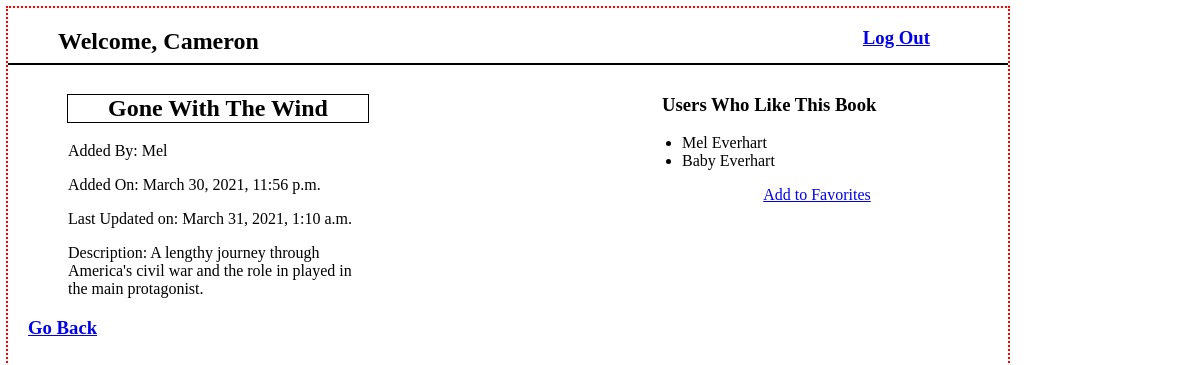
The app's page /books/3 (signed in) with its own data.
### userbookapp/models.py (models this page shows, shortened)
class User(models.Model):
    fname = models.CharField(max_length=25)
    lname = models.CharField(max_length=30)
    email = models.EmailField()
    password = models.CharField(max_length=50)
    created_at = models.DateTimeField(auto_now_add=True)
    updated_at = models.DateTimeField(auto_now=True)
    objects = UserManager()

class Book(models.Model):
    title = models.CharField(max_length=100)
    desc = models.TextField()
    created_at = models.DateTimeField(auto_now_add=True)
    updated_at = models.DateTimeField(auto_now=True)
    uploaded_by = models.ForeignKey(User, related_name="books_uploaded", on_delete=models.CASCADE)
    users_who_fav = models.ManyToManyField(User, related_name="fav_books")
    objects = BookManager()

### userbookapp/views.py (the view)
# urls.py: path('books/<int:book_id>', views.bookInfo),
def bookInfo(request, book_id):
    context = {
        'book': Book.objects.get(id=book_id),
        'this_user': User.objects.get(id=request.session['user_id'])
    }
    return render(request, "bookinfo.html", context)

### userbookapp/templates/bookinfo.html (shortened to what this page needs)
<!DOCTYPE html>
<html lang="en">
<head>
    {% load static %}
    <link rel="stylesheet" href={% static 'css/bookinfostyles.css' %}>
</head>
<body>
    <div id="container">
        <div class="header">
            <h2>Welcome, {{request.session.name}}</h2>
            <h3><a href="/logout">Log Out</a></h3>
        </div>
        <div class="book_info">
            <h2>{{book.title}}</h2>
            <p>Added By: {{book.uploaded_by.fname}}</p>
            <p>Added On: {{book.created_at}}</p>
            <p>Last Updated on: {{book.updated_at}}</p>
            {% if book.uploaded_by.id == this_user.id  %}
                <form action="/books/{{book.id}}/edit" method="post">
                {% csrf_token %}
                    <label for="editdesc">Description</label>
                    <textarea name="editdesc" id="editdesc" cols="30" rows="5">{{book.desc}}</textarea>
                    <input type="submit" value="Update">
                    <button><a href="/books/{{book.id}}/delete">Delete</a></button>
                </form>
            {% else %}
                <p>Description: {{book.desc}}</p>
            {% endif %}
        </div>
        <div class="user_info">
            <h3>Users Who Like This Book</h3>
            <ul>
            {% for user in book.users_who_fav.all %}
                <li>{{user.fname}} {{user.lname}}</li>
            {% endfor %}
            </ul>
            {% if this_user in book.users_who_fav.all %}
                <p><a href="/unFavorite/{{book.id}}">Un-Favorite</a></p>
            {% else %}
                <p><a href="/addFavorite/{{book.id}}">Add to Favorites</a></p>
            {% endif %}
        </div>
        <h3><a href="/books">Go Back</a></h3>
    </div>
</body>
</html>

### userbookapp/static/css/bookinfostyles.css (style rules this page uses)
#container { height: 1000px; width: 1000px; outline: dotted red 2px; }
.header { border-bottom: solid black 2px; height: 50px; width: 100%; padding-bottom: 5px; }
.header h2 { display: inline-block; text-align: left; vertical-align: middle; margin-left: 5%; }
#container .header h3 { display: inline-block; text-align: right; vertical-align: top; margin-left: 60%; }
.book_info { width: 30%; height: 200px; padding: 10px; display: inline-block; margin-left: 5%; }
.book_info h2 { outline: solid black 1px; text-align: center; }
.user_info { width: 35%; height: auto; display: inline-block; margin-left: 25%; vertical-align: top; padding: 10px; }
.user_info p { text-align: center; }
#container h3 { margin-left: 20px; }

### records on screen
User: session.name "Cameron"
Book: title "Gone With The Wind", uploaded_by.fname "Mel", created_at "March 30, 2021, 11:56 p.m.", updated_at "March 31, 2021, 1:10 a.m.", desc "A lengthy journey through America's civil war and the role in played in the main protagonist."
User: fname "Mel", lname "Everhart"
User: fname "Baby", lname "Everhart"
